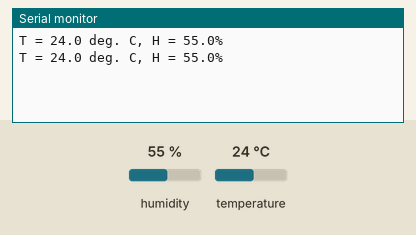
Simulated run of this program. Board: Arduino Uno, built with avr-gcc and run on an emulated ATmega328P. Shown: the last lines printed to the serial monitor. The test bench sets the inputs (shaded band); at power-on: humidity 55 %, temperature 24 °C.

Above: at 6.8 s.
6.9 s: humidity set to 22 %
At 9.4 s:
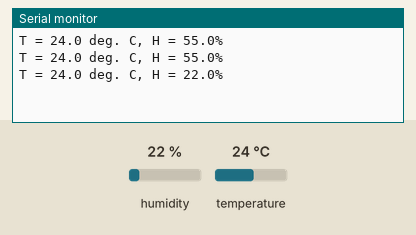
11.4 s: temperature set to 12 °C
At 13.0 s:
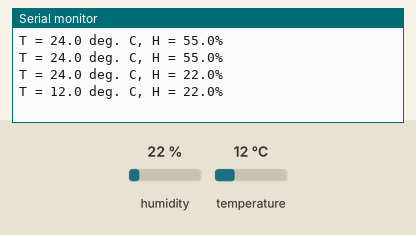
15.9 s: humidity set to 40 %
At 18.8 s:
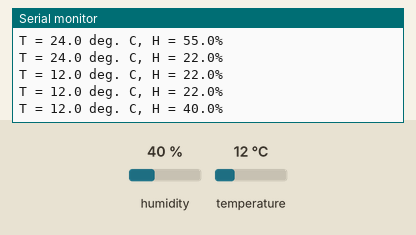
Timing chart, 0 to 20.3 s (numbered marks = the images above; inputs shaded):
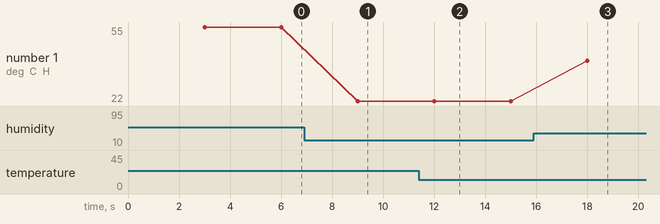

The program:

main.cpp
```cpp
/*
 * The sensor is connected to the Arduino with a 10 kOhm pull-up
 * resistor connected to the data pin.
 */

#include <Arduino.h>
#include <dht_nonblocking.h>

#define DHT_SENSOR_TYPE DHT_TYPE_11

static const int DHT_SENSOR_PIN = 2;
DHT_nonblocking dht_sensor(DHT_SENSOR_PIN, DHT_SENSOR_TYPE);

void setup()
{
  Serial.begin(9600);
}

// Poll for a measurement, keeping the state machine alive.  Returns
// true if a measurement is available.
static bool measure_environment(float *temperature, float *humidity)
{
  static unsigned long measurement_timestamp = millis();

  /* Measure once every four seconds. */
  if (millis() - measurement_timestamp > 3000ul)
  {
    if (dht_sensor.measure(temperature, humidity) == true)
    {
      measurement_timestamp = millis();
      return (true);
    }
  }

  return (false);
}

// Main loop
void loop()
{
  float temperature;
  float humidity;

  /* Measure temperature and humidity.  If the functions returns
     true, then a measurement is available. */
  if (measure_environment(&temperature, &humidity) == true)
  {
    Serial.print("T = ");
    Serial.print(temperature, 1);
    Serial.print(" deg. C, H = ");
    Serial.print(humidity, 1);
    Serial.println("%");
  }
}
```

arduino_nodejs.cpp
```cpp
// #include <Arduino.h>

// int percent = 0;
// int prevPercent = 0;

// void setup()
// {
//     Serial.begin(9600);
// }

// void loop()
// {
//     percent = round(analogRead(2) / 1024.00 * 100);

//     if (percent != prevPercent)
//     {
//         Serial.println(percent);
//         prevPercent = percent;
//     }

//     delay(100);
// }
```

Measured:
- after the input at 6.9 s, the serial monitor: prints a new line after 2.1 s (image 1)
- after the input at 11.4 s, the serial monitor: prints a new line after 0.60 s (image 2)
- after the input at 15.9 s, the serial monitor: prints a new line after 2.1 s (image 3)
- plotted number 1: 55 → 22 after the input at 6.9 s, 22 → 40 after the input at 15.9 s
